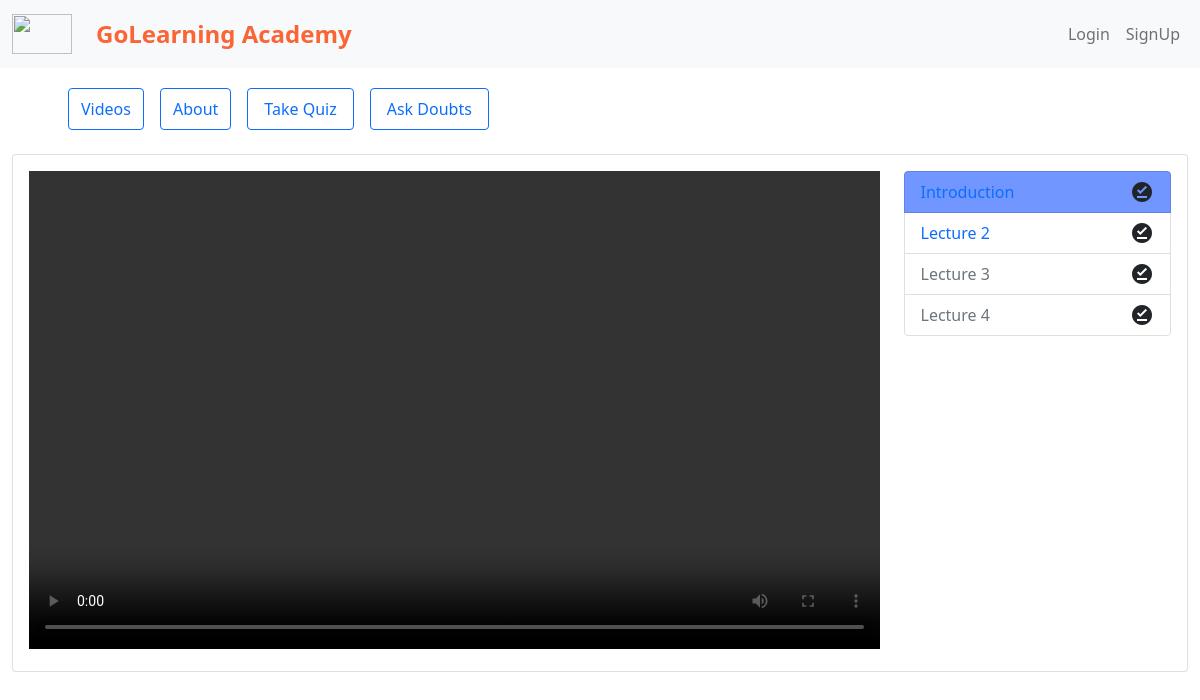
/course/express_js, run on the app's committed database.
### courses/models.py (models this page shows)
class Video(models.Model):
    title = models.CharField(max_length=100, null=False)
    course = models.ForeignKey(Course, null=False, on_delete=models.CASCADE)
    serial_number = models.IntegerField(null=False)
    video_id = models.CharField(max_length=100, null=False)
    is_preview = models.BooleanField(default=False)
    def __str__(self):
        return self.title

### courses/views.py (the view, shortened to what this page needs)
# urls.py: path('course/<str:slug>', coursePage, name='coursepage'),
def coursePage(request, slug):
    course = Course.objects.get(slug=slug)
    active_course = None
    try:
        active_course = UserCourse.objects.filter(
            user=request.user, course=course, is_active=True)
    except:
        pass
    active = False
    if active_course:
        active = True
    print(active)
    serial_number = request.GET.get('lecture')
    videos = course.video_set.all().order_by('serial_number')
    if serial_number is None:
        serial_number = 1
    video = Video.objects.get(serial_number=serial_number, course=course)
    questions = DoubtQuestion.objects.filter(course=course)
    answers = DoubtAnswer.objects.filter(course=course)
    abuse_words = ['fuck', 'fuckyou', 'shit', 'piss', 'dick ahead', 'asshole', 'bitch', 'bastard', 'damm',
                   'bugger', 'bloody', 'rubbish', 'dumb', 'stupid', 'idiot', 'fool', 'loser', 'creepy', 'hell', 'kiss', ]
    context = {'course': course, 'video': video,
               'videos': videos, 'slug': slug, 'questions': questions, 'answers': answers, 'active_course': active}
    if request.method == 'GET':
        return render(request, template_name='courses/course_page.html', context=context)

### courses/models.py (called while the page is built)
    def __str__(self):
        return self.question

### courses/templatetags/course_custom_tags.py (called while the page is built, shortened)
@register.simple_tag
def is_enrolled(request,course):
    user = None
    if not request.user.is_authenticated:
        return False

### templates/courses/course_page.html (shortened to what this page needs)
{% extends 'base.html' %}
{% load course_custom_tags %}
{% load static %}
{% block content %}
<div class="container-fluid">
    <div class="d-flex ps-5 mt-3 flex-wrap">
        <button id="videos" class="btn btn-outline-primary mt-1 mx-2">Videos</button>
        <button id="about" class="btn btn-outline-primary mt-1 mx-2">About</button>
        <a class="nav-link btn btn-outline-primary mx-2 mt-1" href="{% url 'take_quiz' course.slug %}">Take Quiz</a>
        <button id="doubt" class="nav-link btn btn-outline-primary mt-1 mx-2">Ask Doubts</button>
    </div>
    <div id="videos_page">
        <br>
        <div class="card p-3">
            <div class="row">
                <div class="col-lg-9 col-sm-12">
                    <div class="mx-auto">
                        <video class="mx-auto" controls width="100%" height="315" id="player">
                            <source src="{{video.video_id}}" type="video/mp4">
                        </video>
                    </div>
                </div>
                <div class="col-lg-3 col-sm-12">
                    <ul id="video_list" class="list-group" style="overflow-y: scroll;">
                        {% is_enrolled request course as enrolled %}
                        {% for v in videos %}
                        <li
                            class="list-group-item d-flex justify-content-between {% if v == video %} active-video {% endif %}">
                            <a class="
                            {% if not active_course and not v.is_preview %} text-muted no-preview {% endif %}
                            {% if active_course and v == video   %} active-video-link {% endif %}"
                                href="?lecture={{v.serial_number}}">{{v}}</a>
                            <i class="material-icons" id="icon">offline_pin</i>
                        </li>
                        {% endfor %}
                    </ul>
                </div>
            </div>
        </div>
    </div>
</div>
{% endblock %}

### templates/courses/course_page.html (style rules this page uses)
.no-preview { cursor: not-allowed; }
.active-video { background-color: rgba(0, 68, 255, 0.555); }
a, a:hover { text-decoration: none; }

### data on the page
Video: title "Introduction"
Video: title "Lecture 2"
Video: title "Lecture 3"
Video: title "Lecture 4"
